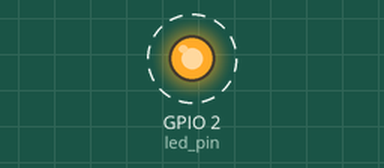
Simulated run of this program. Board: ESP32. Parts: output pins drawn as LEDs (lit = HIGH). Dashed ring = blinking. What the program prints to the serial monitor is not drawn.

Above: at 2.2 s.
Timing chart, 0 to 5.0 s (numbered marks = the images above):
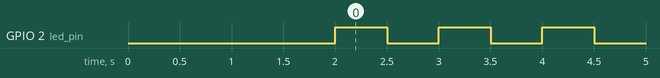

Measured:
- by itself, GPIO 2 (led_pin): alternates HIGH for 0.50 s and LOW for 0.50 s

The program:

main.cpp
```cpp
#include <Arduino.h>

/**
 * FreeRTOS Mutex Challenge
 *
 * Pass a parameter to a task using a mutex.
 *
 * Date: January 20, 2021
 * Author: Shawn Hymel
 * License: 0BSD
 */

// You'll likely need this on vanilla FreeRTOS
//#include <semphr.h>

// Use only core 1 for demo purposes
#if CONFIG_FREERTOS_UNICORE
  static const BaseType_t app_cpu = 0;
#else
  static const BaseType_t app_cpu = 1;
#endif

// Pins (change this if your Arduino board does not have LED_BUILTIN defined)
static const int led_pin = LED_BUILTIN;

//*****************************************************************************
// Tasks

// Blink LED based on rate passed by parameter
void blinkLED(void *parameters) {

  // Copy the parameter into a local variable
  int num = *(int *)parameters;
  num = 500;
  // Print the parameter
  Serial.print("Received: ");
  Serial.println(num);

  // Configure the LED pin
  pinMode(led_pin, OUTPUT);

  // Blink forever and ever
  while (1) {
    digitalWrite(led_pin, HIGH);
    vTaskDelay(num / portTICK_PERIOD_MS);
    digitalWrite(led_pin, LOW);
    vTaskDelay(num / portTICK_PERIOD_MS);
  }
}

//*****************************************************************************
// Main (runs as its own task with priority 1 on core 1)

void setup() {

  long int delay_arg;

  // Configure Serial
  Serial.begin(115200);

  // Wait a moment to start (so we don't miss Serial output)
  vTaskDelay(1000 / portTICK_PERIOD_MS);
  Serial.println();
  Serial.println("---FreeRTOS Mutex Challenge---");
  Serial.println("Enter a number for delay (milliseconds)");
  const unsigned int MAX_MESSAGE_LENGTH = 12;

  // Wait for input from Serial
  while (Serial.available() > 0)
  {
    //Create a place to hold the incoming message
    static char message[MAX_MESSAGE_LENGTH];
    static unsigned int message_pos = 0;
    //Read the next available byte in the serial receive buffer
    char inByte = Serial.read();
    //Message coming in (check not terminating character) and guard for over message size
    if ( inByte != '\n' && (message_pos < MAX_MESSAGE_LENGTH - 1) )
    {
      //Add the incoming byte to our message
      message[message_pos] = inByte;
      message_pos++;
    }
    //Full message received...
    else
    {
      //Add null character to string
      message[message_pos] = '\0';
      //Print the message (or do other things)
      Serial.println(message);
      //Reset for the next message
      message_pos = 0;
    }
  }

  // Read integer value
  delay_arg = Serial.parseInt();
  delay_arg = 500;
  Serial.print("Sending: ");
  Serial.println(delay_arg);

  // Start task 1
  xTaskCreatePinnedToCore(blinkLED,
                          "Blink LED",
                          1024,
                          (void *)&delay_arg,
                          1,
                          NULL,
                          app_cpu);

  // Show that we accomplished our task of passing the stack-based argument
  Serial.println("Done!");
}

void loop() {

  // Do nothing but allow yielding to lower-priority tasks
  vTaskDelay(1000 / portTICK_PERIOD_MS);
}
```
